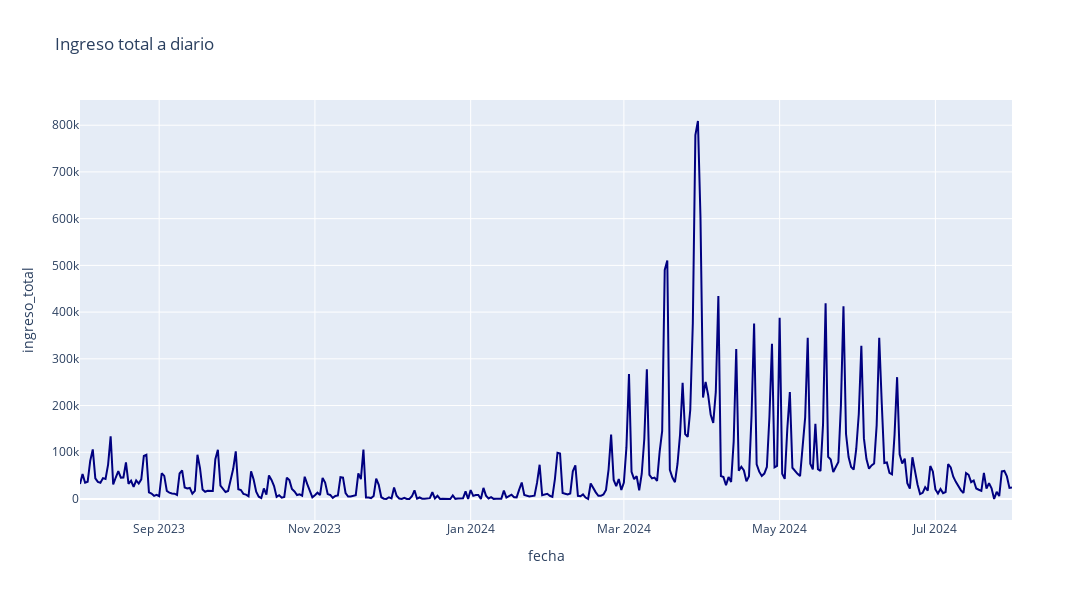

The cell this chart's notebook holds for it:
### Markdown cell above
### Ingresos totales

### Code cell
fig = px.line(df, x='fecha', y='ingreso_total', title='Ingreso total a diario')
fig.update_layout(
    width=1200,  
    height=600  
)
fig.update_traces(line=dict(color='navy'))
fig.show()

### Figure 1 — Plotly figure (JSON) as saved in the notebook; plotly's stock layout.template omitted (floating-point values rounded to 4 significant figures; data arrays with more than 128 entries replaced by an {"elided": "..."} marker saying what was removed)
{"data": [{"hovertemplate": "fecha=%{x}<br>ingreso_total=%{y}<extra></extra>", "legendgroup": "", "line": {"color": "navy", "dash": "solid"}, "marker": {"symbol": "circle"}, "mode": "lines", "name": "", "orientation": "v", "showlegend": false, "type": "scatter", "x": {"elided": "366 str values"}, "xaxis": "x", "y": {"elided": "366 float values"}, "yaxis": "y"}], "layout": {"height": 600, "legend": {"tracegroupgap": 0}, "title": {"text": "Ingreso total a diario"}, "width": 1200, "xaxis": {"anchor": "y", "domain": [0, 1], "title": {"text": "fecha"}}, "yaxis": {"anchor": "x", "domain": [0, 1], "title": {"text": "ingreso_total"}}}}
